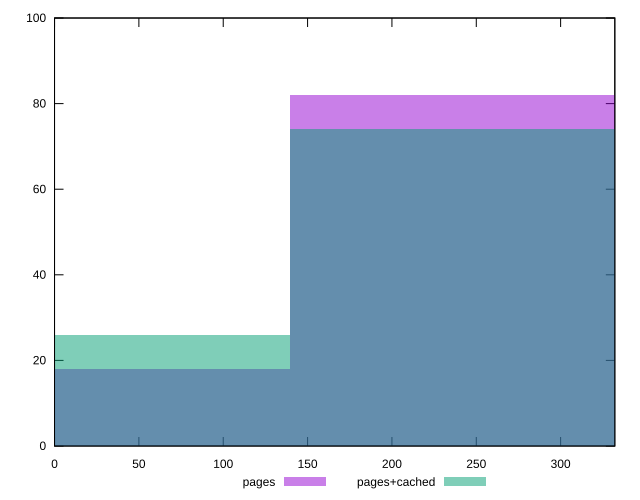

Here is the gnuplot script that generated this plot:
reset

$pages <<EOF
279.2851068126028 82
0 18
EOF

$pagesCached <<EOF
279.2851068126028 74
0 26
EOF

set key outside below
set boxwidth 279.2851068126028
set xrange [0:332.126]
set yrange [0:100]
set trange [0:100]
set style fill transparent solid 0.5 noborder
set terminal svg size 640, 500 enhanced background rgb 'white'
set output "report_0_00242021-02-20T12:25:28.543Z/uses-rel-preconnect/comparison/histogram/0_vs_1.svg"

plot $pages title "pages" with boxes, \
     $pagesCached title "pages+cached" with boxes

reset
